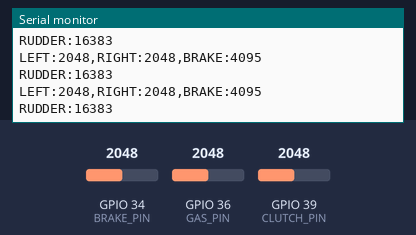
Simulated run of this sketch. Board: ESP32. Shown: the last lines printed to the serial monitor. The inputs (shaded band) are chosen by the test bench; at power-on: GPIO 34 (BRAKE_PIN) = 2048, GPIO 36 (GAS_PIN) = 2048, GPIO 39 (CLUTCH_PIN) = 2048. USB keyboard and mouse output is not drawn.

Above: at 1.2 s.
1.3 s: GPIO 34 (BRAKE_PIN) set to 2866
At 2.4 s:
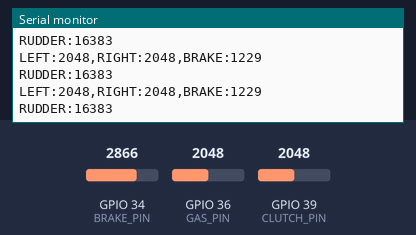
2.8 s: GPIO 36 (GAS_PIN) set to 2866
At 3.9 s:
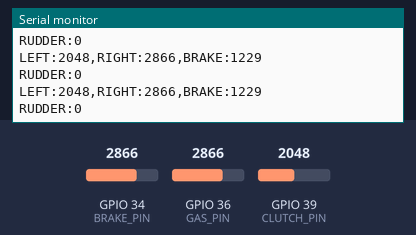
4.3 s: GPIO 39 (CLUTCH_PIN) set to 2866
At 5.4 s:
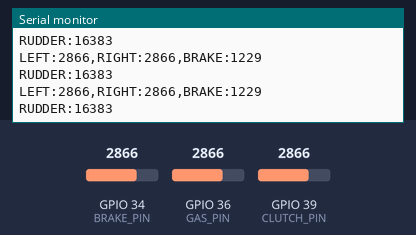
5.8 s: GPIO 34 (BRAKE_PIN) set to 3603
At 6.9 s:
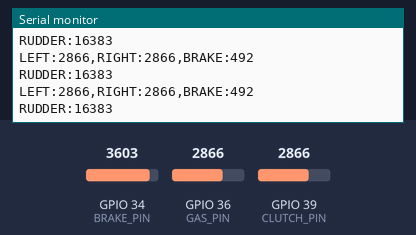
7.3 s: GPIO 36 (GAS_PIN) set to 3603
At 8.2 s:
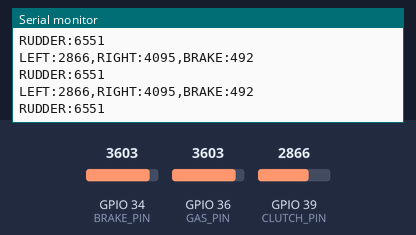
8.8 s: GPIO 39 (CLUTCH_PIN) set to 3603
At 9.9 s:
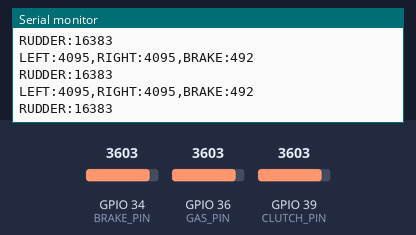
Timing chart, 0 to 11.3 s (numbered marks = the images above; inputs shaded):
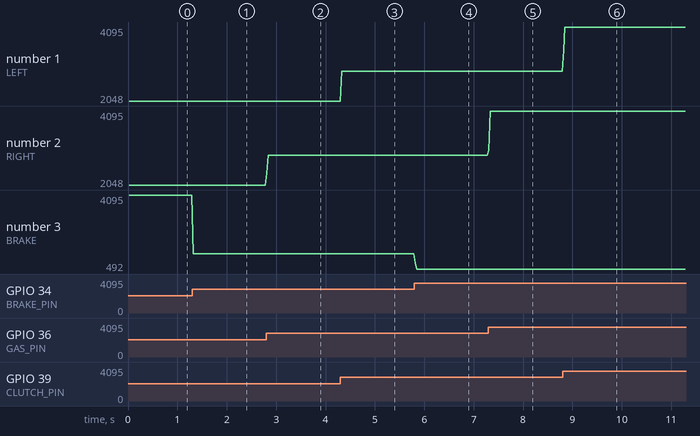

The sketch:

RudderV3.ino
```cpp
#include <Arduino.h>
#include <BleGamepad.h>

// Microcontroller pins. Choose any that has an ADC
const int GAS_PIN = 36;
const int CLUTCH_PIN = 39;
const int BRAKE_PIN = 34;

// Sampling values for smoothing
const int NUMBER_OF_SAMPLES = 5;
const int DELAY_BETWEEN_SAMPLES = 4;
const int DELAY_BETWEEN_HID_REPORTS = 5;

// Hardware thresholds. Test your own pedals and adjust as necessary
const int MAX_POT_READING = 4095;
const int LEFT_LOWER_THRESHOLD = 200;
const int LEFT_UPPER_THRESHOLD = 3500;
const int RIGHT_LOWER_THRESHOLD = 100;
const int RIGHT_UPPER_THRESHOLD = 3600;
const int BRAKE_LOWER_THRESHOLD = 200;
const int BRAKE_UPPER_THRESHOLD = 2000; // brake pedal is really hard to press all the way

BleGamepad bleGamepad("ESP32 Rudder Pedal", "kgr", 100);

void setup()
{
    Serial.begin(115200);
    Serial.println("Starting BLE work!");
    BleGamepadConfiguration bleGamepadConfig;
    bleGamepadConfig.setIncludeSlider1(true);
    bleGamepadConfig.setIncludeSlider2(true);
    bleGamepad.begin(&bleGamepadConfig);
}

void loop()
{
    if (bleGamepad.isConnected())
    {
      int leftValues[NUMBER_OF_SAMPLES];
      int rightValues[NUMBER_OF_SAMPLES];
      int brakeValues[NUMBER_OF_SAMPLES];

      int leftValue = 0;
      int rightValue = 0;
      int brakeValue = 0;

      for (int i = 0; i < NUMBER_OF_SAMPLES; i++)
      {
          leftValues[i] = analogRead(CLUTCH_PIN);
          rightValues[i] = analogRead(GAS_PIN);
          brakeValues[i] = analogRead(BRAKE_PIN);

          leftValue += leftValues[i];
          rightValue += rightValues[i];
          brakeValue += brakeValues[i];

          delay(DELAY_BETWEEN_SAMPLES);
      }

      leftValue /= NUMBER_OF_SAMPLES;
      rightValue /= NUMBER_OF_SAMPLES;
      brakeValue /= NUMBER_OF_SAMPLES;

      brakeValue = MAX_POT_READING - brakeValue; // scale is reversed on brake pedal

      // adjust for skewed readings from each pedal
      leftValue = adjustPedalThresholds(leftValue, LEFT_LOWER_THRESHOLD, LEFT_UPPER_THRESHOLD);
      rightValue = adjustPedalThresholds(rightValue, RIGHT_LOWER_THRESHOLD, RIGHT_UPPER_THRESHOLD);
      brakeValue = adjustPedalThresholds(brakeValue, BRAKE_LOWER_THRESHOLD, BRAKE_UPPER_THRESHOLD);

      int adjustedLeft = (MAX_POT_READING - leftValue) * 8;
      int adjustedRight = (MAX_POT_READING - rightValue) * 8;
      int adjustedBrake = brakeValue * 8;

      debugPedals(leftValue, rightValue, brakeValue);
      int netRudder = calculateRudderPosition(adjustedLeft, adjustedRight);

      debugRudder(netRudder);

      bleGamepad.setSlider1(netRudder);
      bleGamepad.setSlider2(adjustedBrake);

      bleGamepad.sendReport();
      delay(DELAY_BETWEEN_HID_REPORTS);
    }
}

int adjustPedalThresholds(int pedal, int minThreshold, int maxThreshold) {
    if (pedal > maxThreshold) {
        pedal = MAX_POT_READING;
    } else if (pedal < minThreshold) {
        pedal = 0;
    }
    return pedal;
}

int calculateRudderPosition(int left, int right) {
  int netRudder = 16383;

  if (left < 750) {
    left = 0;
  }

  if (right < 750) {
    right = 0;
  }

  if (left > right) {
    netRudder -= left;
  }
  else if (left < right){
    netRudder += right;
  }

  if (netRudder < 1000) {
    netRudder = 0;
  }

  if (netRudder > 31000) {
    netRudder = 16383 * 2;
  }

  return netRudder;
}

void debugRudder(int rudder) {
  Serial.print("RUDDER:");
  Serial.println(rudder);
}

void debugPedals(int left, int right, int brake) {
    Serial.print("LEFT:");
    Serial.print(left);
    Serial.print(",");
    Serial.print("RIGHT:");
    Serial.print(right);
    Serial.print(",");
    Serial.print("BRAKE:");
    Serial.println(brake);
}
```

Measured:
- after the input at 1.3 s, the serial monitor: prints a new line at once (image 1)
- after the input at 2.8 s, the serial monitor: prints a new line at once (image 2)
- after the input at 4.3 s, the serial monitor: prints a new line at once (image 3)
- after the input at 5.8 s, the serial monitor: prints a new line at once (image 4)
- after the input at 7.3 s, the serial monitor: prints a new line at once (image 5)
- after the input at 8.8 s, the serial monitor: prints a new line at once (image 6)
- plotted number 2: 2048 → 2866 after the input at 2.8 s, 2866 → 4095 after the input at 7.3 s
- plotted number 3: 4095 → 1229 after the input at 1.3 s, 1229 → 492 after the input at 5.8 s
